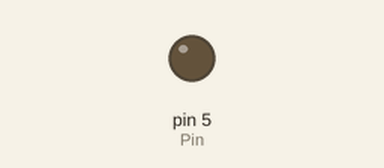
A sketch run on a simulated Arduino Uno, built with avr-gcc and run on an emulated ATmega328P. Shown: output pins drawn as LEDs (lit = HIGH).

Above: at 2.0 s.
At 5.62 s:
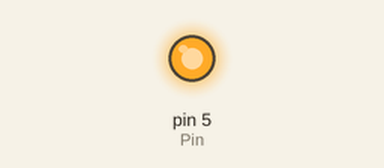
Timing chart, 0 to 5.9 s (numbered marks = the images above):
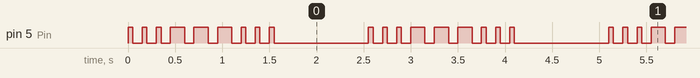

The sketch:

Code_4_LED_SOS.ino
```cpp
int Pin=5;
int dit=50;
int dah=150;
int interval=100;
int LongInt=1000;

void setup() {
  // put your setup code here, to run once:
pinMode(Pin,OUTPUT);
}

void loop() {
  // put your main code here, to run repeatedly:
digitalWrite(Pin,HIGH);
delay(dit);
digitalWrite(Pin,LOW);
delay(interval);

digitalWrite(Pin,HIGH);
delay(dit);
digitalWrite(Pin,LOW);
delay(interval);

digitalWrite(Pin,HIGH);
delay(dit);
digitalWrite(Pin,LOW);
delay(interval);


digitalWrite(Pin,HIGH);
delay(dah);
digitalWrite(Pin,LOW);
delay(interval);

digitalWrite(Pin,HIGH);
delay(dah);
digitalWrite(Pin,LOW);
delay(interval);

digitalWrite(Pin,HIGH);
delay(dah);
digitalWrite(Pin,LOW);
delay(interval);


digitalWrite(Pin,HIGH);
delay(dit);
digitalWrite(Pin,LOW);
delay(interval);

digitalWrite(Pin,HIGH);
delay(dit);
digitalWrite(Pin,LOW);
delay(interval);

digitalWrite(Pin,HIGH);
delay(dit);
digitalWrite(Pin,LOW);
delay(LongInt);
}
```

Measured:
- by itself, pin 5 (Pin): repeats every 2.6 s: 2 × (LOW 0.10 s, HIGH 0.05 s), 3 × (LOW 0.10 s, HIGH 0.15 s), 3 × (LOW 0.10 s, HIGH 0.05 s), LOW 1.0 s, HIGH 0.05 s
